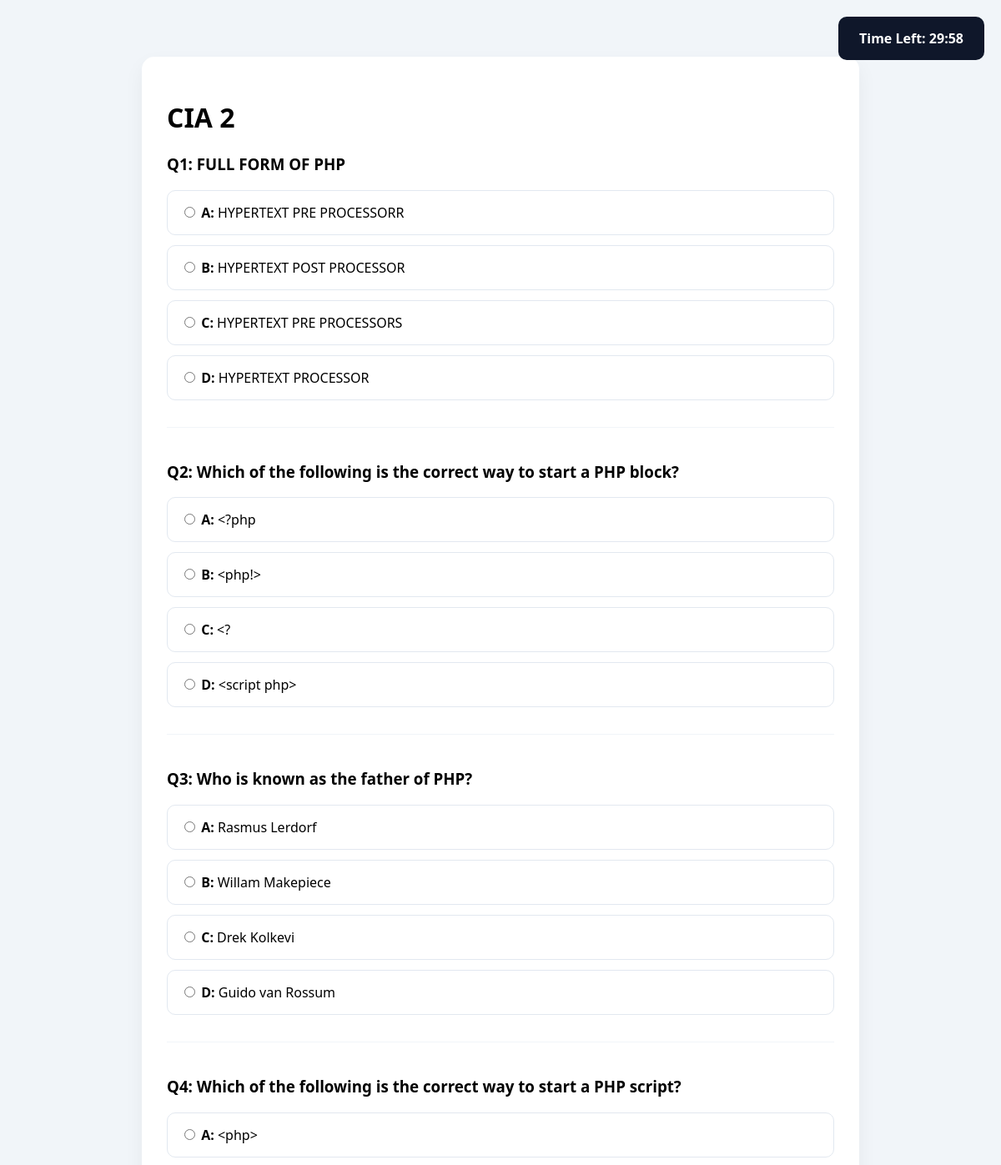
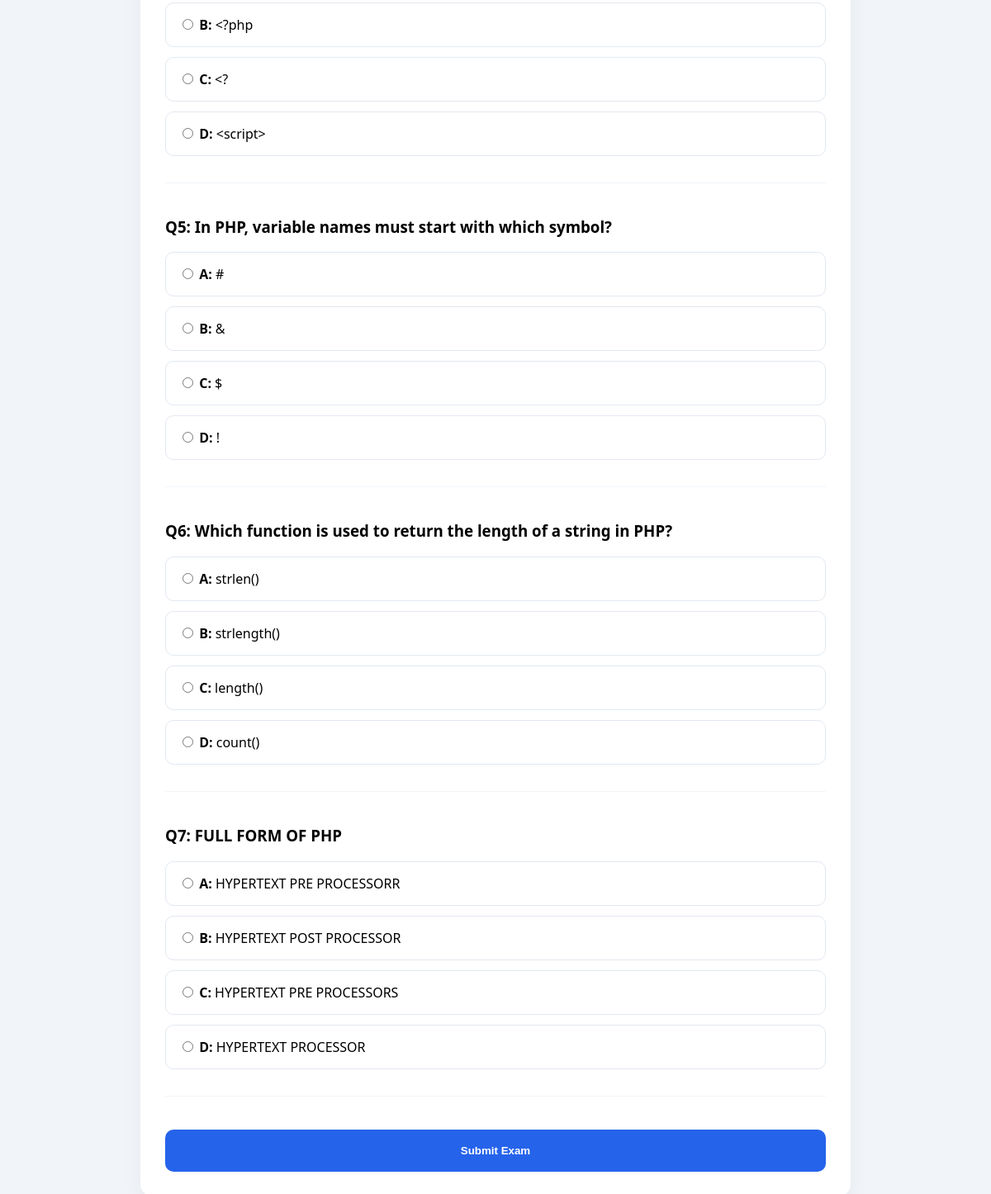
Screenshot of /take_exam.php?id=4 (signed in) with the database file from the repository (2 pictures, top to bottom).
### tables this page shows
CREATE TABLE `exams` (
  `id` int(11) NOT NULL,
  `exam_title` varchar(255) NOT NULL,
  `total_questions` int(10) NOT NULL,
  `duration_mins` int(11) DEFAULT NULL,
  `duration` int(11) NOT NULL DEFAULT 0,
  `status` enum('Active','Inactive') DEFAULT 'Active'
);

CREATE TABLE `questions` (
  `id` int(11) NOT NULL,
  `exam_id` int(11) DEFAULT NULL,
  `question_text` text DEFAULT NULL,
  `option_a` varchar(255) DEFAULT NULL,
  `option_b` varchar(255) DEFAULT NULL,
  `option_c` varchar(255) DEFAULT NULL,
  `option_d` varchar(255) DEFAULT NULL,
  `correct_option` char(1) DEFAULT NULL
);

### take_exam.php (the view, shortened to what this page needs)
<?php
require_once 'db_config.php';
$exam_id = $_GET['id'] ?? $_GET['exam_id'] ?? null;
try {
    $exam_stmt = $pdo->prepare("SELECT * FROM exams WHERE id = ?");
    $exam_stmt->execute([$exam_id]);
    $exam = $exam_stmt->fetch();
    $q_stmt = $pdo->prepare("SELECT * FROM questions WHERE exam_id = ?");
    $q_stmt->execute([$exam_id]);
    $questions = $q_stmt->fetchAll();
} catch (PDOException $e) {
    die("Database Error: " . $e->getMessage());
}
?>
<!DOCTYPE html>
<html lang="en">
<head>
</head>
<body>
<div class="timer-box">Time Left: <span id="timer">--:--</span></div>
<div class="exam-container">
    <h1><?= htmlspecialchars($exam['exam_title']) ?></h1>
    <form action="submit_results.php" method="POST" id="examForm" onsubmit="isSubmitting = true;">
        <?php foreach ($questions as $index => $q): ?>
            <div class="question-card">
                <h3>Q<?= $index + 1 ?>: <?= htmlspecialchars($q['question_text']) ?></h3>
                <div class="options-group" data-qid="<?= $q['id'] ?>" data-correct="<?= strtolower($q['correct_option']) ?>">
                    <?php
                    $options = ['a' => 'option_a', 'b' => 'option_b', 'c' => 'option_c', 'd' => 'option_d'];
                    foreach($options as $letter => $column):
                    ?>
                    <label class="option-label">
                        <input type="radio" name="q<?= $q['id'] ?>" value="<?= $letter ?>" required>
                        <strong><?= strtoupper($letter) ?>:</strong> <?= htmlspecialchars($q[$column]) ?>
                    </label>
                    <?php endforeach; ?>
                </div>
            </div>
        <?php endforeach; ?>
        <button type="submit" class="btn-submit">Submit Exam</button>
    </form>
</div>
</body>
</html>

### take_exam.php (style rules this page uses)
body { font-family: 'Segoe UI', sans-serif; background: #f1f5f9; padding: 20px; }
.exam-container { max-width: 800px; margin: 40px auto; padding: 30px; background: white; border-radius: 15px; box-shadow: 0 10px 25px rgba(0,0,0,0.05); }
.timer-box { position: fixed; top: 20px; right: 20px; background: #0f172a; color: white; padding: 15px 25px; border-radius: 10px; font-weight: 800; }
.question-card { margin-bottom: 40px; border-bottom: 1px solid #f1f5f9; padding-bottom: 20px; }
.option-label { display: block; margin: 12px 0; padding: 15px; border: 1px solid #e2e8f0; border-radius: 10px; cursor: pointer; }
.btn-submit { width: 100%; padding: 18px; background: #2563eb; color: white; border: none; border-radius: 10px; font-weight: 700; cursor: pointer; }

### rows the page displays
exams: exam_title "CIA 2"
questions: question_text "FULL FORM OF PHP", letter "A", option_a "HYPERTEXT PRE PROCESSORR", letter "B", option_b "HYPERTEXT POST PROCESSOR", letter "C", option_c "HYPERTEXT PRE PROCESSORS", letter "D", option_d "HYPERTEXT PROCESSOR"
questions: question_text "Which of the following is the correct way to start a PHP block?", letter "A", option_a "<?php", letter "B", option_b "<php!>", letter "C", option_c "<?", letter "D", option_d "<script php>"
questions: question_text "Who is known as the father of PHP?", letter "A", option_a "Rasmus Lerdorf", letter "B", option_b "Willam Makepiece", letter "C", option_c "Drek Kolkevi", letter "D", option_d "Guido van Rossum"
questions: question_text "Which of the following is the correct way to start a PHP script?", letter "A", option_a "<php>", letter "B", option_b "<?php", letter "C", option_c "<?", letter "D", option_d "<script>"
questions: question_text "In PHP, variable names must start with which symbol?", letter "A", option_a "#", letter "B", option_b "&", letter "C", option_c "$", letter "D", option_d "!"
questions: question_text "Which function is used to return the length of a string in PHP?", letter "A", option_a "strlen()", letter "B", option_b "strlength()", letter "C", option_c "length()", letter "D", option_d "count()"
questions: question_text "FULL FORM OF PHP", letter "A", option_a "HYPERTEXT PRE PROCESSORR", letter "B", option_b "HYPERTEXT POST PROCESSOR", letter "C", option_c "HYPERTEXT PRE PROCESSORS", letter "D", option_d "HYPERTEXT PROCESSOR"
